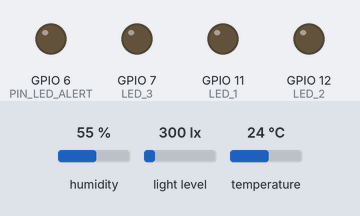
The program below on a simulated ESP32-S3. Shown: output pins drawn as LEDs (lit = HIGH). Dashed ring = blinking. Inputs (shaded band) come from the test bench; at power-on: light level 300 lx, humidity 55 %, temperature 24 °C. WiFi joins after 1.5 s; servers stay silent unless stated; no MQTT or app messages arrive unless stated; what the program prints to the serial monitor is not drawn.

Above: at 2.7 s.
2.8 s: light level set to 321 lx
At 3.22 s:
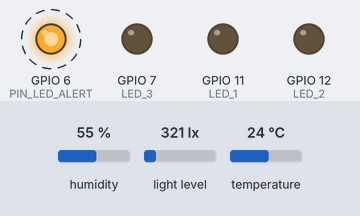
6.9 s: light level set to 40 lx
At 10.4 s:
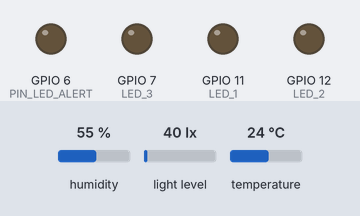
Timing chart, 0 to 11.9 s (numbered marks = the images above; inputs shaded):
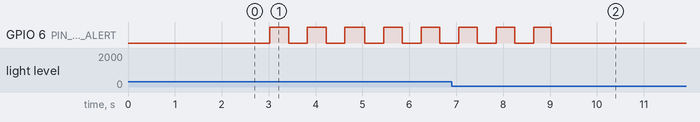

Measured:
- the behaviour switches between 300 and 301 lx on light level (found by bisection; images 0 and 1)
- after the input at 2.8 s, GPIO 6 (PIN_LED_ALERT): alternates HIGH for 0.40 s and LOW for 0.40 s, starting after 0.23 s
- after the input at 6.9 s, GPIO 6 (PIN_LED_ALERT): goes on until 9.0 s, then stays LOW

The program:

main.cpp
```cpp
#include <Wire.h>
#include <BH1750.h>
#include <DHT.h>
#include <WiFi.h>
#include <PubSubClient.h>
#include <ArduinoJson.h>

const char* ssid        = "YOUR_WIFI_SSID";
const char* password    = "YOUR_WIFI_PASSWORD";
const char* mqtt_server = "broker.emqx.io";

// ===== 4 TOPIC MQTT =====
const char* topic_sensor  = "Sensor";
const char* topic_control = "Device_control";
const char* topic_respond = "Device_respond";
const char* topic_setting = "Device_setting";

// ===== CẤU HÌNH CHÂN GPIO =====
#define SDA_PIN     10
#define SCL_PIN     9
#define DHT_PIN     8
#define DHT_TYPE    DHT11

#define LED_1       11
#define LED_2       12
#define LED_3       7
#define PIN_LED_ALERT 6

BH1750 lightMeter;
DHT dht(DHT_PIN, DHT_TYPE);

WiFiClient espClient;
PubSubClient client(espClient);

unsigned long lastRead = 0;
unsigned long lastBlink = 0;
unsigned long lastReconnectAttempt = 0;
bool alertLedState = false;

// Ngưỡng ánh sáng cảnh báo X
float thresholdLux = 300.0;
bool isAlertActive = false;

void publishDeviceRespond() {
  if (client.connected()) {
    JsonDocument doc;
    doc["LED1"] = (digitalRead(LED_1) == HIGH) ? "ON" : "OFF";
    doc["LED2"] = (digitalRead(LED_2) == HIGH) ? "ON" : "OFF";
    doc["LED3"] = (digitalRead(LED_3) == HIGH) ? "ON" : "OFF";

    char buffer[64];
    serializeJson(doc, buffer, sizeof(buffer));
    client.publish(topic_respond, buffer, false);
  }
}

// Hàm kiểm tra trạng thái an toàn, chống crash khi nhận sai kiểu dữ liệu
bool parseDeviceState(JsonVariant val) {
  if (val.is<bool>()) return val.as<bool>();
  if (val.is<int>()) return val.as<int>() == 1;
  if (val.is<const char*>()) {
    const char* s = val.as<const char*>();
    return (s != nullptr && (strcasecmp(s, "ON") == 0 || strcmp(s, "1") == 0));
  }
  return false;
}

// ===== NHẬN LỆNH ĐIỀU KHIỂN & CÀI ĐẶT NGƯỠNG =====
void callback(char* topic, byte* payload, unsigned int length) {
  JsonDocument doc;
  if (deserializeJson(doc, payload, length)) return;
  if (strcmp(topic, topic_setting) == 0) {
    if (!doc["threshold_lux"].isNull()) {
      thresholdLux = doc["threshold_lux"].as<float>();
      Serial.printf("[Setting] Da cap nhat nguong anh sang X: %.1f lx\n", thresholdLux);
    }
    return;
  }

  // 2. Nhận điều khiển LED
  if (strcmp(topic, topic_control) != 0) return;

  bool changed = false;

  // Điều khiển LED 1
  if (!doc["LED1"].isNull()) {
    digitalWrite(LED_1, parseDeviceState(doc["LED1"]) ? HIGH : LOW);
    changed = true;
  }

  // Điều khiển LED 2
  if (!doc["LED2"].isNull()) {
    digitalWrite(LED_2, parseDeviceState(doc["LED2"]) ? HIGH : LOW);
    changed = true;
  }

  // Điều khiển LED 3
  if (!doc["LED3"].isNull()) {
    digitalWrite(LED_3, parseDeviceState(doc["LED3"]) ? HIGH : LOW);
    changed = true;
  }

  if (changed) {
    publishDeviceRespond();
  }
}

// ===== KẾT NỐI LẠI MQTT =====
void reconnect() {
  unsigned long now = millis();
  if (now - lastReconnectAttempt >= 5000) {
    lastReconnectAttempt = now;
    String clientId = "ESP32_HaiDang_" + String((uint32_t)ESP.getEfuseMac(), HEX);
    if (client.connect(clientId.c_str())) {
      Serial.println(" Connected!");
      client.subscribe(topic_control);
      client.subscribe(topic_setting);
      publishDeviceRespond();
    } else {
      Serial.print(" Failed, rc=");
      Serial.print(client.state());
      Serial.println(" Retry in 5s...");
    }
  }
}

// ===== SETUP =====
void setup() {
  Serial.begin(115200);

  pinMode(LED_1, OUTPUT);
  pinMode(LED_2, OUTPUT);
  pinMode(LED_3, OUTPUT);
  pinMode(PIN_LED_ALERT, OUTPUT);

  digitalWrite(LED_1, LOW);
  digitalWrite(LED_2, LOW);
  digitalWrite(LED_3, LOW);
  digitalWrite(PIN_LED_ALERT, LOW);

  Wire.begin(SDA_PIN, SCL_PIN);
  lightMeter.begin(BH1750::CONTINUOUS_HIGH_RES_MODE);
  dht.begin();

  Serial.print("Connecting to WiFi: ");
  Serial.println(ssid);
  WiFi.setTxPower(WIFI_POWER_8_5dBm);
  WiFi.begin(ssid, password);
  while (WiFi.status() != WL_CONNECTED) {
    delay(500);
    Serial.print(".");
  }
  Serial.println("\nWiFi Connected! IP: ");
  Serial.println(WiFi.localIP());

  client.setServer(mqtt_server, 1883);
  client.setCallback(callback);
}

// ===== LOOP =====
void loop() {
  if (!client.connected()) {
    reconnect();
  } else {
    client.loop();
  }

  // Nháy LED cảnh báo khi vượt ngưỡng X
  if (isAlertActive) {
    if (millis() - lastBlink >= 400) {
      lastBlink = millis();
      alertLedState = !alertLedState;
      digitalWrite(PIN_LED_ALERT, alertLedState ? HIGH : LOW);
    }
  } else {
    digitalWrite(PIN_LED_ALERT, LOW);
    alertLedState = false;
  }

  if (millis() - lastRead >= 3000) {
    lastRead = millis();

    float temp = dht.readTemperature();
    float humid = dht.readHumidity();
    float lux = lightMeter.readLightLevel();

    if (!isnan(temp) && !isnan(humid) && !isnan(lux) && lux >= 0) {
      Serial.printf("[Sensor] Temp: %.1f *C | Hum: %.1f %% | Lux: %.1f lx (Nguong: %.1f lx)\n", temp, humid, lux, thresholdLux);

      // Kích hoạt trạng thái cảnh báo nếu Ánh Sáng > X
      isAlertActive = (lux > thresholdLux);

      // Gửi dữ liệu lên topic Sensor
      JsonDocument doc;
      doc["temperature"] = serialized(String(temp, 1));
      doc["humidity"] = serialized(String(humid, 1));
      doc["light"] = serialized(String(lux, 1));

      char sensorBuffer[96];
      serializeJson(doc, sensorBuffer, sizeof(sensorBuffer));
      client.publish(topic_sensor, sensorBuffer);
    }
  }
}
```
